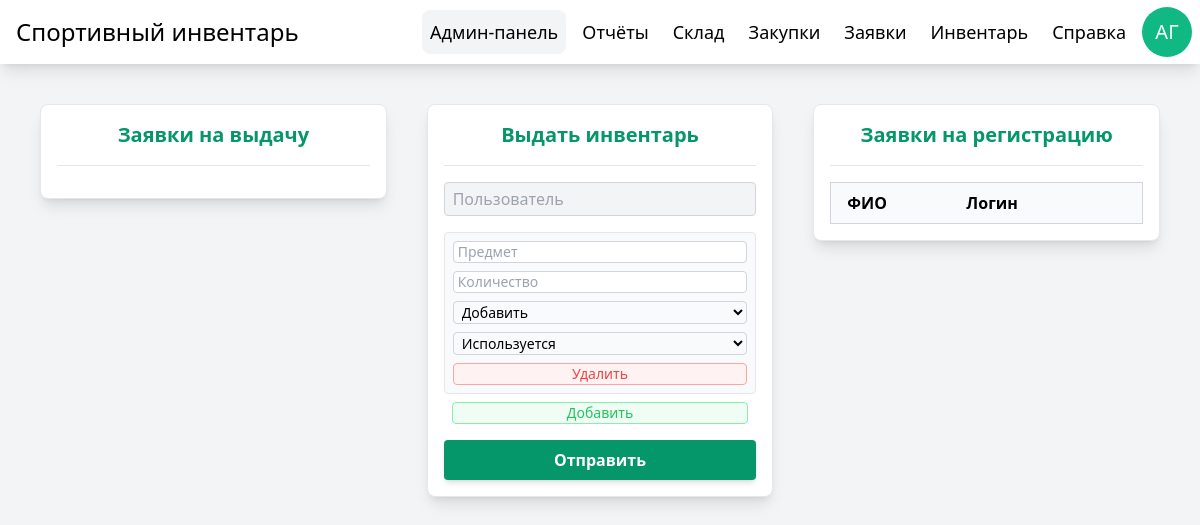
The app's page /admin_panel/ (signed in), older data.
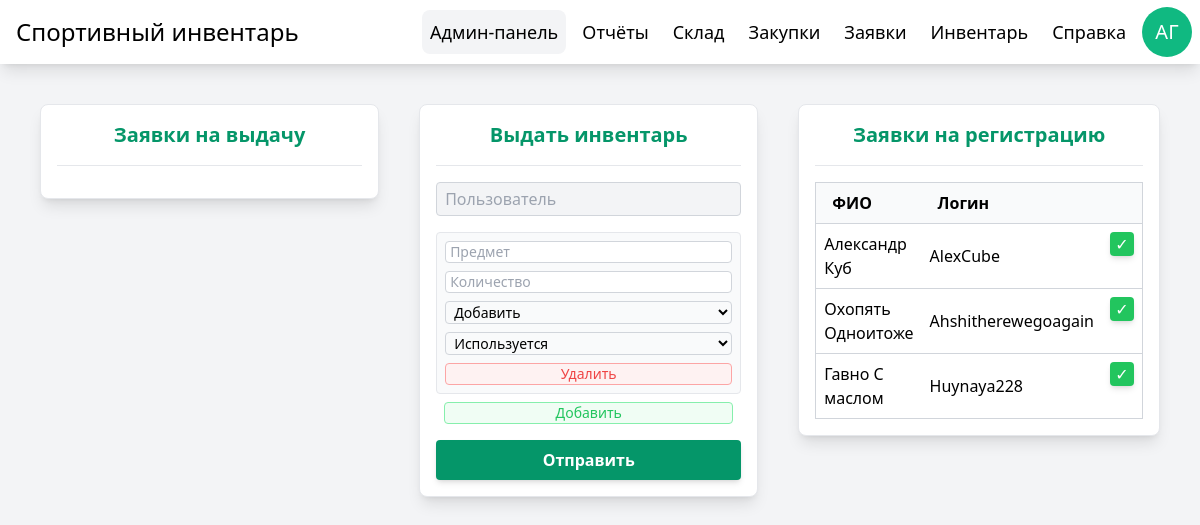
The same page, newer data.
### manager/models.py (models this page shows, shortened)
class User(AbstractUser):
    patronymic = models.CharField(max_length=64, blank=True, null=True)
    verified = models.BooleanField(default=False)

### manager/views.py (the view)
# urls.py: path('admin_panel/', views.admin_panel, name="admin_panel"),
@login_required
@user_passes_test(is_admin)
def admin_panel(request):
    if request.method == "POST":
        handle_post_request(request)
    context = {
        "products": Product.objects.all(),
        "users": User.objects.all(),
        "applications": Application.objects.all(),
    }
    return render(request, 'admin_panel.html', context)

### manager/views.py (called while the page is built)
def is_admin(user):
    return user.is_staff == True

### theme/templates/admin_panel.html (shortened to what the changed rows need)
{% extends "base.html" %}
{% block content %}
<div class="w-1/3 p-4 grid gap-4 bg-white border rounded-lg shadow-lg">
    <h2 class="text-xl font-semibold text-center text-primary-600">Заявки на выдачу</h2>
</div>
<div class="w-1/3 p-4 grid gap-4 bg-white border rounded-lg shadow-lg">
    <h2 class="text-xl font-semibold text-center text-primary-600">Выдать инвентарь</h2>
</div>
<div class="w-1/3 p-4 grid gap-4 bg-white border rounded-lg shadow-lg">
    <h2 class="text-xl font-semibold text-center text-primary-600">Заявки на регистрацию</h2>
    <table class="w-full border border-gray-300 border-collapse">
        <thead>
            <tr class="bg-gray-50 border border-gray-300">
                <th class="px-4 py-2 text-start">ФИО</th>
                <th class="px-4 py-2 text-start">Логин</th>
                <th class="px-4 py-2 text-start"></th>
            </tr>
        </thead>
        <tbody>
            {% for user in users %}
            {% if not user.verified %}
            <tr class="border-b border-gray-300 hover:bg-primary-50 transition">
                <td class="p-2 text-start break-words">
                    {{ user.first_name }} {{ user.last_name }}
                </td>
                <td class="p-2 text-start break-words">
                    {{ user.username }}
                </td>
                <td class="p-2 flex justify-end items-center">
                    <form method="post">
                        <button
                            name="verification"
                            title="Одобрить"
                            value="accept"
                            class="w-6 h-6 bg-green-500 hover:bg-green-700 text-white rounded shadow-md transition">
                            ✓
                        </button>
                    </form>
                </td>
            </tr>
            {% endif %}
            {% empty %}
            <tr class="border-y border-gray-300">
                <td colspan="4" class="py-2 text-center text-gray-400 transition">Заявки отсутствуют.</td>
            </tr>
            {% endfor %}
        </tbody>
    </table>
</div>
{% endblock %}

Row changes from the older to the newer data that the page shows:
now on this page (row edited): User: first_name "Александр", last_name "Куб", username "AlexCube"
now on this page (row edited): User: first_name "Охопять", last_name "Одноитоже", username "Ahshitherewegoagain"
now on this page (row edited): User: first_name "Гавно", last_name "С маслом", username "Huynaya228"
